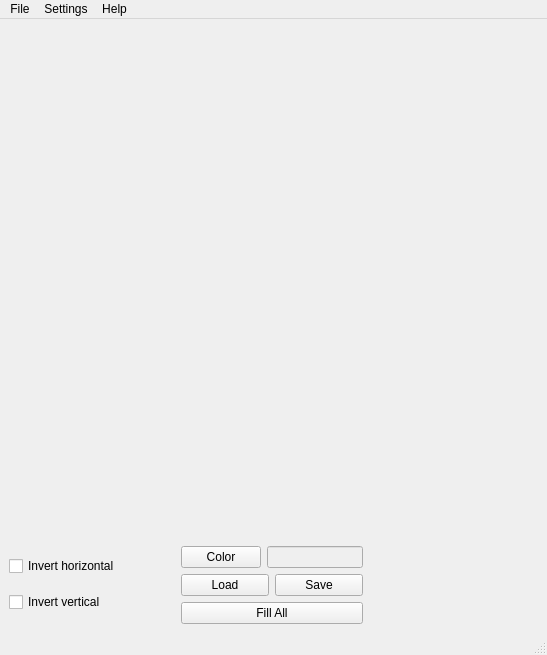
<?xml version="1.0" encoding="UTF-8"?>
<ui version="4.0">
 <class>qWSEditor</class>
 <widget class="QMainWindow" name="qWSEditor">
  <property name="geometry">
   <rect>
    <x>0</x>
    <y>0</y>
    <width>547</width>
    <height>633</height>
   </rect>
  </property>
  <property name="windowTitle">
   <string>qWSEditor</string>
  </property>
  <widget class="QWidget" name="centralwidget">
   <layout class="QGridLayout" name="gridLayout">
    <item row="0" column="0">
     <layout class="QVBoxLayout" name="verticalLayout_4">
      <item>
       <widget class="Tiler" name="widget" native="true">
        <property name="minimumSize">
         <size>
          <width>512</width>
          <height>512</height>
         </size>
        </property>
       </widget>
      </item>
      <item>
       <layout class="QHBoxLayout" name="horizontalLayout_3">
        <item>
         <layout class="QVBoxLayout" name="verticalLayout">
          <item>
           <widget class="QCheckBox" name="inv_horizontal">
            <property name="text">
             <string>Invert horizontal</string>
            </property>
           </widget>
          </item>
          <item>
           <widget class="QCheckBox" name="inv_vertical">
            <property name="text">
             <string>Invert vertical</string>
            </property>
           </widget>
          </item>
         </layout>
        </item>
        <item>
         <spacer name="horizontalSpacer">
          <property name="orientation">
           <enum>Qt::Horizontal</enum>
          </property>
          <property name="sizeHint" stdset="0">
           <size>
            <width>68</width>
            <height>20</height>
           </size>
          </property>
         </spacer>
        </item>
        <item>
         <layout class="QVBoxLayout" name="verticalLayout_3">
          <item>
           <layout class="QVBoxLayout" name="verticalLayout_2">
            <item>
             <layout class="QHBoxLayout" name="horizontalLayout">
              <item>
               <widget class="QPushButton" name="col_btn">
                <property name="text">
                 <string>Color</string>
                </property>
               </widget>
              </item>
              <item>
               <widget class="QLineEdit" name="col_lbl">
                <property name="enabled">
                 <bool>false</bool>
                </property>
                <property name="readOnly">
                 <bool>true</bool>
                </property>
               </widget>
              </item>
             </layout>
            </item>
            <item>
             <layout class="QHBoxLayout" name="horizontalLayout_2">
              <item>
               <widget class="QPushButton" name="load_btn">
                <property name="text">
                 <string>Load</string>
                </property>
               </widget>
              </item>
              <item>
               <widget class="QPushButton" name="save_btn">
                <property name="text">
                 <string>Save</string>
                </property>
               </widget>
              </item>
             </layout>
            </item>
           </layout>
          </item>
          <item>
           <widget class="QPushButton" name="pushButton">
            <property name="text">
             <string>Fill All</string>
            </property>
           </widget>
          </item>
         </layout>
        </item>
        <item>
         <spacer name="horizontalSpacer_2">
          <property name="orientation">
           <enum>Qt::Horizontal</enum>
          </property>
          <property name="sizeHint" stdset="0">
           <size>
            <width>188</width>
            <height>20</height>
           </size>
          </property>
         </spacer>
        </item>
       </layout>
      </item>
     </layout>
    </item>
   </layout>
  </widget>
  <widget class="QMenuBar" name="menubar">
   <property name="geometry">
    <rect>
     <x>0</x>
     <y>0</y>
     <width>547</width>
     <height>17</height>
    </rect>
   </property>
   <widget class="QMenu" name="menuFile">
    <property name="title">
     <string>File</string>
    </property>
    <addaction name="separator"/>
    <addaction name="actionNew"/>
    <addaction name="actionSave"/>
    <addaction name="actionLoad"/>
    <addaction name="separator"/>
    <addaction name="actionExit"/>
   </widget>
   <widget class="QMenu" name="menuHelp">
    <property name="title">
     <string>Help</string>
    </property>
    <addaction name="actionAbout"/>
   </widget>
   <widget class="QMenu" name="menuSettings">
    <property name="title">
     <string>Settings</string>
    </property>
    <addaction name="actionEdit_save_settings"/>
   </widget>
   <addaction name="menuFile"/>
   <addaction name="menuSettings"/>
   <addaction name="menuHelp"/>
  </widget>
  <widget class="QStatusBar" name="statusbar"/>
  <action name="actionAbout">
   <property name="text">
    <string>About</string>
   </property>
  </action>
  <action name="actionEdit_save_settings">
   <property name="text">
    <string>Edit save settings</string>
   </property>
  </action>
  <action name="actionNew">
   <property name="text">
    <string>New</string>
   </property>
   <property name="shortcut">
    <string>Ctrl+N</string>
   </property>
  </action>
  <action name="actionSave">
   <property name="text">
    <string>Save</string>
   </property>
   <property name="shortcut">
    <string>Ctrl+S</string>
   </property>
  </action>
  <action name="actionLoad">
   <property name="text">
    <string>Load</string>
   </property>
   <property name="shortcut">
    <string>Ctrl+L</string>
   </property>
  </action>
  <action name="actionExit">
   <property name="text">
    <string>Exit</string>
   </property>
  </action>
 </widget>
 <customwidgets>
  <customwidget>
   <class>Tiler</class>
   <extends>QWidget</extends>
   <header location="global">tiler.h</header>
   <container>1</container>
  </customwidget>
 </customwidgets>
 <resources/>
 <connections/>
</ui>
